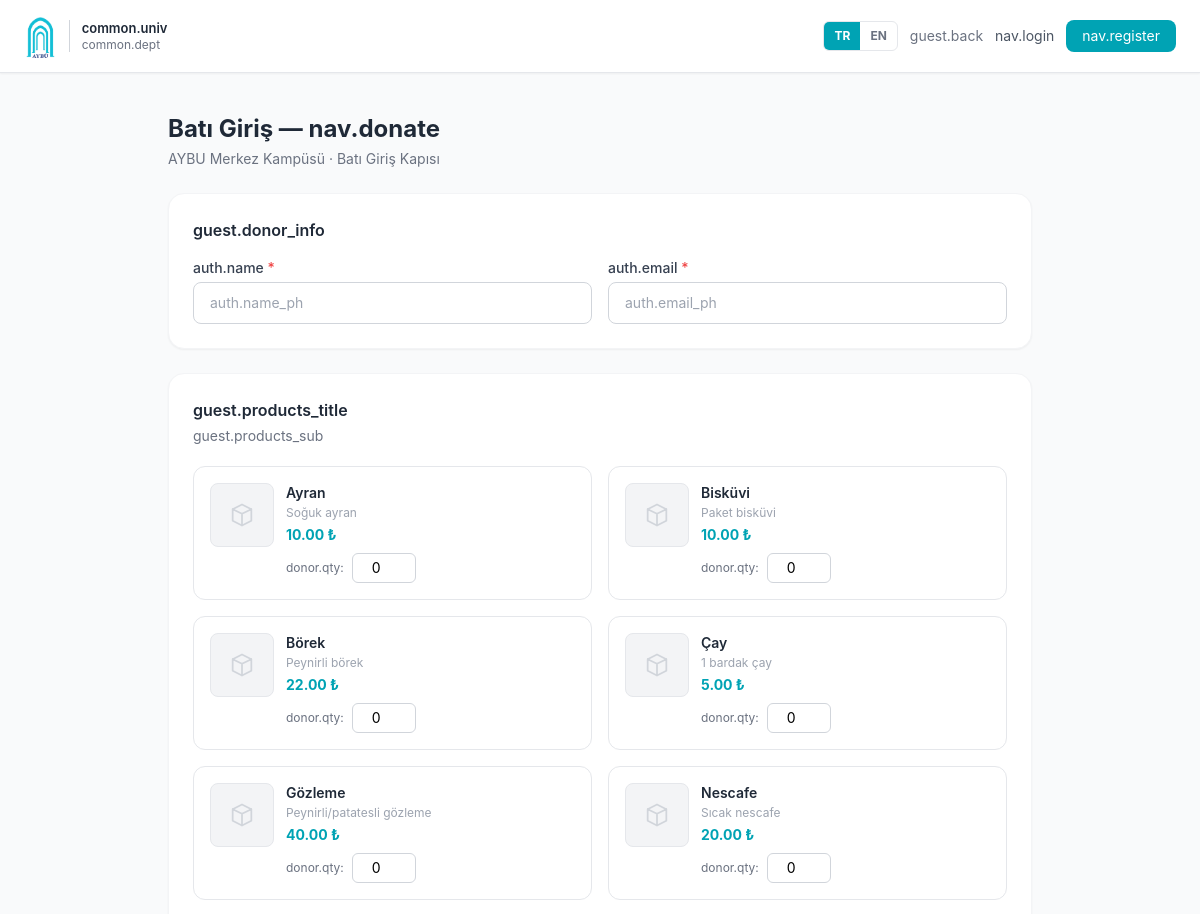
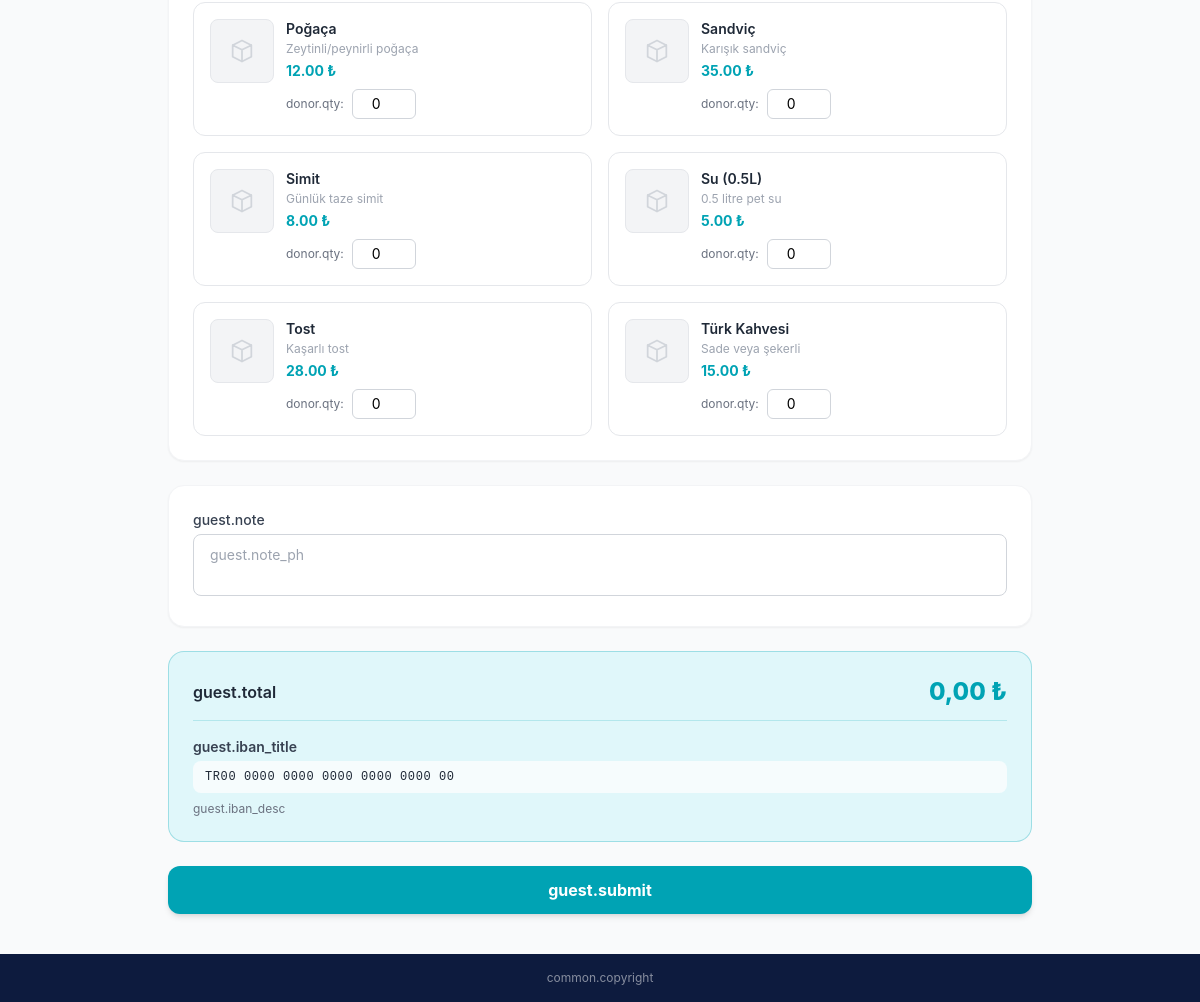
Screenshot of /askida/public/misafir-bagis/11 with the database file from the repository (2 pictures, top to bottom).
### tables this page shows
CREATE TABLE IF NOT EXISTS venues (
    id          INT UNSIGNED AUTO_INCREMENT PRIMARY KEY,
    name        VARCHAR(255) NOT NULL,
    campus_name VARCHAR(255) NOT NULL,
    slug        VARCHAR(255) NOT NULL UNIQUE,
    description TEXT NULL,
    location    VARCHAR(255) NULL,
    phone       VARCHAR(20) NULL,
    is_active   TINYINT(1) NOT NULL DEFAULT 1,
    opens_at    TIME NULL,
    closes_at   TIME NULL,
    created_at  DATETIME NOT NULL DEFAULT CURRENT_TIMESTAMP,
    updated_at  DATETIME NOT NULL DEFAULT CURRENT_TIMESTAMP
                  ON UPDATE CURRENT_TIMESTAMP
);

CREATE TABLE IF NOT EXISTS products (
    id             INT UNSIGNED AUTO_INCREMENT PRIMARY KEY,
    venue_id       INT UNSIGNED NOT NULL,
    name           VARCHAR(255) NOT NULL,
    category       VARCHAR(100) NULL,
    price_snapshot DECIMAL(10,2) NOT NULL,
    description    TEXT NULL,
    image_url      VARCHAR(500) NULL,
    is_active      TINYINT(1) NOT NULL DEFAULT 1,
    created_at     DATETIME NOT NULL DEFAULT CURRENT_TIMESTAMP,
    updated_at     DATETIME NOT NULL DEFAULT CURRENT_TIMESTAMP
                     ON UPDATE CURRENT_TIMESTAMP,
    FOREIGN KEY (venue_id) REFERENCES venues(id) ON DELETE CASCADE,
    INDEX idx_venue_active (venue_id, is_active)
);

### views/guest/donate.php (the view, shortened to what the rows shown need)
<!DOCTYPE html>
<html lang="<?= current_lang() ?>">
<head>
    <script src="https://cdn.tailwindcss.com"></script>
    <link rel="stylesheet" href="<?= asset('css/app.css') ?>">
</head>
<body class="min-h-screen bg-gray-50 flex flex-col">
<header class="bg-white border-b border-gray-200 shadow-sm">
    <div class="max-w-7xl mx-auto px-6 flex items-center justify-between h-[72px]">
        <a href="<?= url() ?>" class="flex items-center gap-3">
            <img src="<?= asset('aybu.png') ?>" alt="AYBU" class="h-12 w-auto">
            <div class="border-l border-gray-300 pl-3">
                <p class="text-[13px] font-semibold text-gray-800 leading-tight"><?= t('common.univ') ?></p>
                <p class="text-[12px] text-gray-500 leading-tight"><?= t('common.dept') ?></p>
            </div>
        </a>
        <div class="flex items-center gap-3 text-sm">
            <?php $cl = current_lang(); ?>
            <div class="flex items-center border border-gray-200 rounded-md overflow-hidden text-xs font-bold">
                <a href="<?= url('lang/tr') ?>" class="px-2.5 py-1.5 <?= $cl === 'tr' ? 'bg-[#00A3B4] text-white' : 'text-gray-500 hover:bg-gray-50' ?> transition">TR</a>
                <a href="<?= url('lang/en') ?>" class="px-2.5 py-1.5 <?= $cl === 'en' ? 'bg-[#00A3B4] text-white' : 'text-gray-500 hover:bg-gray-50' ?> transition">EN</a>
            </div>
            <a href="<?= url('misafir-bagis') ?>" class="text-gray-500 hover:text-gray-700 transition"><?= t('guest.back') ?></a>
            <a href="<?= url('giris') ?>" class="text-gray-600 hover:text-[#00A3B4] transition"><?= t('nav.login') ?></a>
            <a href="<?= url('bagisci-kayit') ?>" class="px-4 py-1.5 bg-[#00A3B4] text-white rounded-lg hover:bg-[#007A8A] transition"><?= t('nav.register') ?></a>
        </div>
    </div>
</header>
<div class="flex-1 max-w-4xl mx-auto w-full px-4 py-10">
    <div class="mb-6">
        <h1 class="text-2xl font-bold text-gray-800"><?= e($venue['name']) ?> — <?= t('nav.donate') ?></h1>
        <p class="text-gray-500 text-sm mt-1"><?= e($venue['campus_name']) ?><?= $venue['location'] ? ' · ' . e($venue['location']) : '' ?></p>
    </div>
    <form method="POST" action="<?= url('misafir-bagis/' . $venue['id']) ?>">
        <div class="bg-white rounded-2xl shadow-sm border border-gray-100 p-6 mb-6">
            <h2 class="font-semibold text-gray-800 mb-4"><?= t('guest.donor_info') ?></h2>
            <div class="grid grid-cols-1 sm:grid-cols-2 gap-4">
                <div>
                    <label class="block text-sm font-medium text-gray-700 mb-1"><?= t('auth.name') ?> <span class="text-red-500">*</span></label>
                    <input type="text" name="donor_name" value="<?= e($old['donor_name'] ?? '') ?>"
                        class="w-full px-4 py-2.5 border border-gray-300 rounded-lg focus:outline-none focus:ring-2 focus:ring-[#00A3B4] text-sm <?= isset($errors['donor_name']) ? 'border-red-400' : '' ?>"
                        placeholder="<?= t('auth.name_ph') ?>" required>
                </div>
                <div>
                    <label class="block text-sm font-medium text-gray-700 mb-1"><?= t('auth.email') ?> <span class="text-red-500">*</span></label>
                    <input type="email" name="donor_email" value="<?= e($old['donor_email'] ?? '') ?>"
                        class="w-full px-4 py-2.5 border border-gray-300 rounded-lg focus:outline-none focus:ring-2 focus:ring-[#00A3B4] text-sm <?= isset($errors['donor_email']) ? 'border-red-400' : '' ?>"
                        placeholder="<?= t('auth.email_ph') ?>" required>
                </div>
            </div>
        </div>
        <div class="bg-white rounded-2xl shadow-sm border border-gray-100 p-6 mb-6">
            <h2 class="font-semibold text-gray-800 mb-1"><?= t('guest.products_title') ?></h2>
            <p class="text-sm text-gray-500 mb-5"><?= t('guest.products_sub') ?></p>
            <?php if (empty($products)): ?>
            <p class="text-gray-400 text-sm"><?= t('guest.no_products') ?></p>
            <?php else: ?>
            <div class="grid grid-cols-1 sm:grid-cols-2 gap-4">
                <?php foreach ($products as $p): ?>
                <div class="border border-gray-200 rounded-xl p-4 flex gap-3 items-start hover:border-[#00A3B4]/40 transition">
                    <?php if ($p['image_url']): ?>
                    <img src="<?= url($p['image_url']) ?>" alt="<?= e(pname($p)) ?>"
                         class="w-16 h-16 object-cover rounded-lg flex-shrink-0">
                    <?php else: ?>
                    <div class="w-16 h-16 bg-gray-100 border border-gray-200 rounded-lg flex items-center justify-center flex-shrink-0">
                        <svg class="w-7 h-7 text-gray-300" fill="none" stroke="currentColor" viewBox="0 0 24 24">
                            <path stroke-linecap="round" stroke-linejoin="round" stroke-width="1.5" d="M20 7l-8-4-8 4m16 0l-8 4m8-4v10l-8 4m0-10L4 7m8 4v10M4 7v10l8 4"/>
                        </svg>
                    </div>
                    <?php endif; ?>
                    <div class="flex-1 min-w-0">
                        <p class="font-semibold text-gray-800 text-sm"><?= e(pname($p)) ?></p>
                        <?php if ($p['description']): ?>
                        <p class="text-xs text-gray-400 mt-0.5 truncate"><?= e($p['description']) ?></p>
                        <?php endif; ?>
                        <p class="text-[#00A3B4] font-bold text-sm mt-1"><?= number_format($p['price_snapshot'], 2) ?> ₺</p>
                        <div class="flex items-center gap-2 mt-2">
                            <label class="text-xs text-gray-500"><?= t('donor.qty') ?>:</label>
                            <input type="number" name="qty[<?= $p['id'] ?>]" value="0" min="0" max="50"
                                class="w-16 px-2 py-1 border border-gray-300 rounded-md text-sm text-center focus:outline-none focus:ring-2 focus:ring-[#00A3B4] qty-input"
                                data-price="<?= $p['price_snapshot'] ?>">
                        </div>
                    </div>
                </div>
                <?php endforeach; ?>
            </div>
            <?php endif; ?>
        </div>
        <div class="bg-white rounded-2xl shadow-sm border border-gray-100 p-6 mb-6">
            <label class="block text-sm font-medium text-gray-700 mb-1"><?= t('guest.note') ?></label>
            <textarea name="notes" rows="2"
                class="w-full px-4 py-2.5 border border-gray-300 rounded-lg focus:outline-none focus:ring-2 focus:ring-[#00A3B4] text-sm resize-none"
                placeholder="<?= t('guest.note_ph') ?>"></textarea>
        </div>
        <div class="bg-[#E0F7FA] border border-[#00A3B4]/30 rounded-2xl p-6 mb-6">
            <div class="flex items-center justify-between mb-3">
                <h3 class="font-semibold text-gray-800"><?= t('guest.total') ?></h3>
                <span id="total-amount" class="text-2xl font-extrabold text-[#00A3B4]">0,00 ₺</span>
            </div>
            <div class="border-t border-[#00A3B4]/20 pt-4 text-sm text-gray-600">
                <p class="font-semibold text-gray-700 mb-1"><?= t('guest.iban_title') ?></p>
                <p class="font-mono bg-white/70 rounded-lg px-3 py-2 text-gray-800 text-xs tracking-wider"><?= e($iban) ?></p>
                <p class="mt-2 text-xs text-gray-500"><?= t('guest.iban_desc') ?></p>
            </div>
        </div>
        <button type="submit"
            class="w-full py-3 bg-[#00A3B4] hover:bg-[#007A8A] text-white font-bold rounded-xl transition text-base shadow-md">
            <?= t('guest.submit') ?>
        </button>
    </form>
</div>
<footer class="bg-[#0d1b3e] text-white/50 text-xs text-center py-4 mt-auto">
    <?= t('common.copyright', ['year' => date('Y')]) ?>
</footer>
</body>
</html>

### src/core/Router.php (shortened to what the rows shown need)
<?php
class Router
{
    private array $routes = [];
    public function get(string $path, array $handler): void
    {
        $this->routes[] = ['GET', $path, $handler];
    }
    public function post(string $path, array $handler): void
    {
        $this->routes[] = ['POST', $path, $handler];
    }
    public function dispatch(string $method, string $uri): void
    {
        $uri = parse_url($uri, PHP_URL_PATH);
        $uri = rtrim($uri, '/') ?: '/';
        $base = defined('SCRIPT_BASE') ? SCRIPT_BASE : '';
        if ($base && $base !== '/' && str_starts_with($uri, $base)) {
            $uri = substr($uri, strlen($base));
        }
        $uri = '/' . ltrim($uri, '/');
        foreach ($this->routes as [$routeMethod, $path, $handler]) {
            if ($routeMethod !== $method) {
                continue;
            }
            $pattern = preg_replace('#\{([a-zA-Z_]+)\}#', '([^/]+)', $path);
            $pattern = '#^' . $pattern . '$#';
            if (preg_match($pattern, $uri, $matches)) {
                array_shift($matches);
                [$class, $action] = $handler;
                $controller = new $class();
                $controller->$action(...$matches);
                return;
            }
        }
    }
}

### rows the page displays
venues: name "Batı Giriş", campus_name "AYBU Merkez Kampüsü", location "Batı Giriş Kapısı"
products: name "Ayran", description "Soğuk ayran", price_snapshot "10.00"
products: name "Bisküvi", description "Paket bisküvi", price_snapshot "10.00"
products: name "Börek", description "Peynirli börek", price_snapshot "22.00"
products: name "Çay", description "1 bardak çay", price_snapshot "5.00"
products: name "Gözleme", description "Peynirli/patatesli gözleme", price_snapshot "40.00"
products: name "Nescafe", description "Sıcak nescafe", price_snapshot "20.00"
products: name "Poğaça", description "Zeytinli/peynirli poğaça", price_snapshot "12.00"
products: name "Sandviç", description "Karışık sandviç", price_snapshot "35.00"
products: name "Simit", description "Günlük taze simit", price_snapshot "8.00"
products: name "Su (0.5L)", description "0.5 litre pet su", price_snapshot "5.00"
products: name "Tost", description "Kaşarlı tost", price_snapshot "28.00"
products: name "Türk Kahvesi", description "Sade veya şekerli", price_snapshot "15.00"
